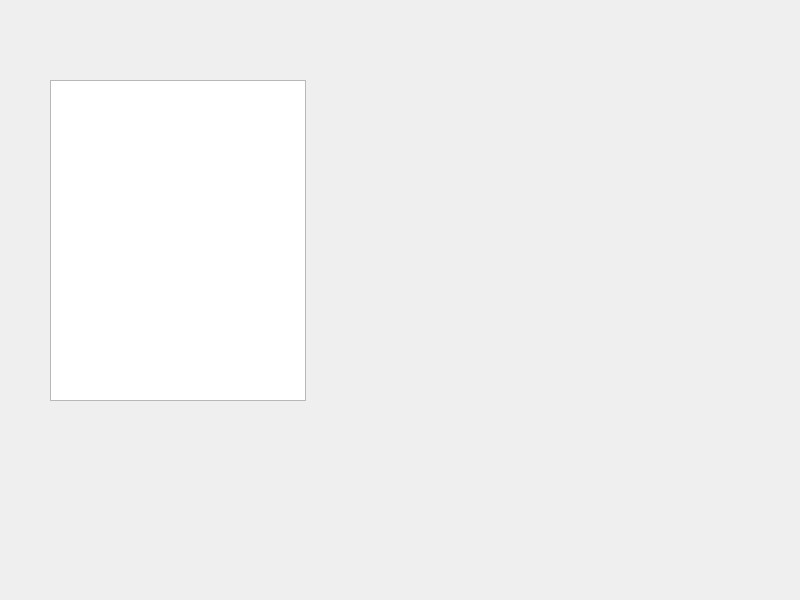
<?xml version="1.0" encoding="UTF-8"?>
<ui version="4.0">
 <class>Widget</class>
 <widget class="QWidget" name="Widget">
  <property name="geometry">
   <rect>
    <x>0</x>
    <y>0</y>
    <width>800</width>
    <height>600</height>
   </rect>
  </property>
  <property name="windowTitle">
   <string>Widget</string>
  </property>
  <widget class="QListView" name="listView">
   <property name="geometry">
    <rect>
     <x>50</x>
     <y>80</y>
     <width>256</width>
     <height>321</height>
    </rect>
   </property>
  </widget>
 </widget>
 <resources/>
 <connections/>
</ui>
